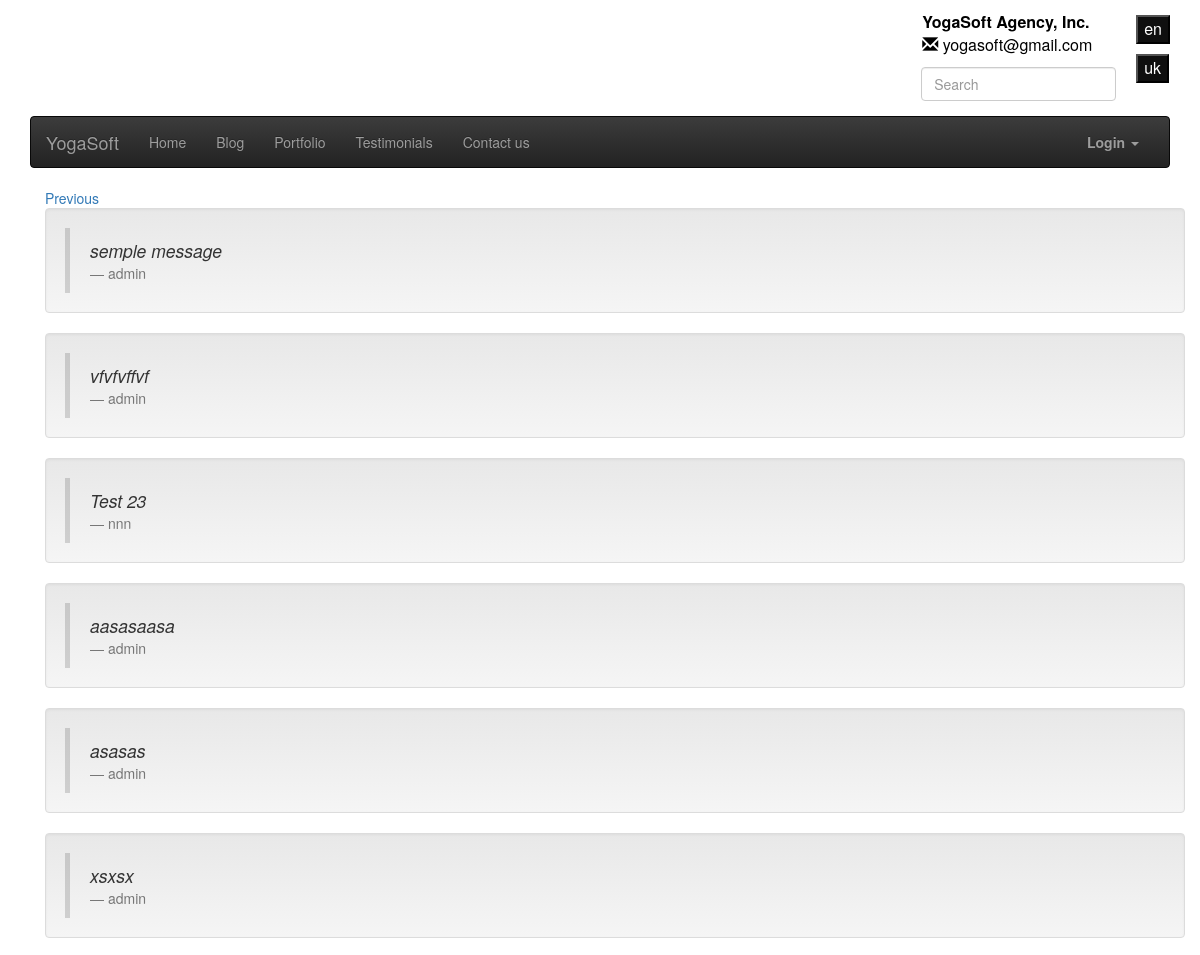
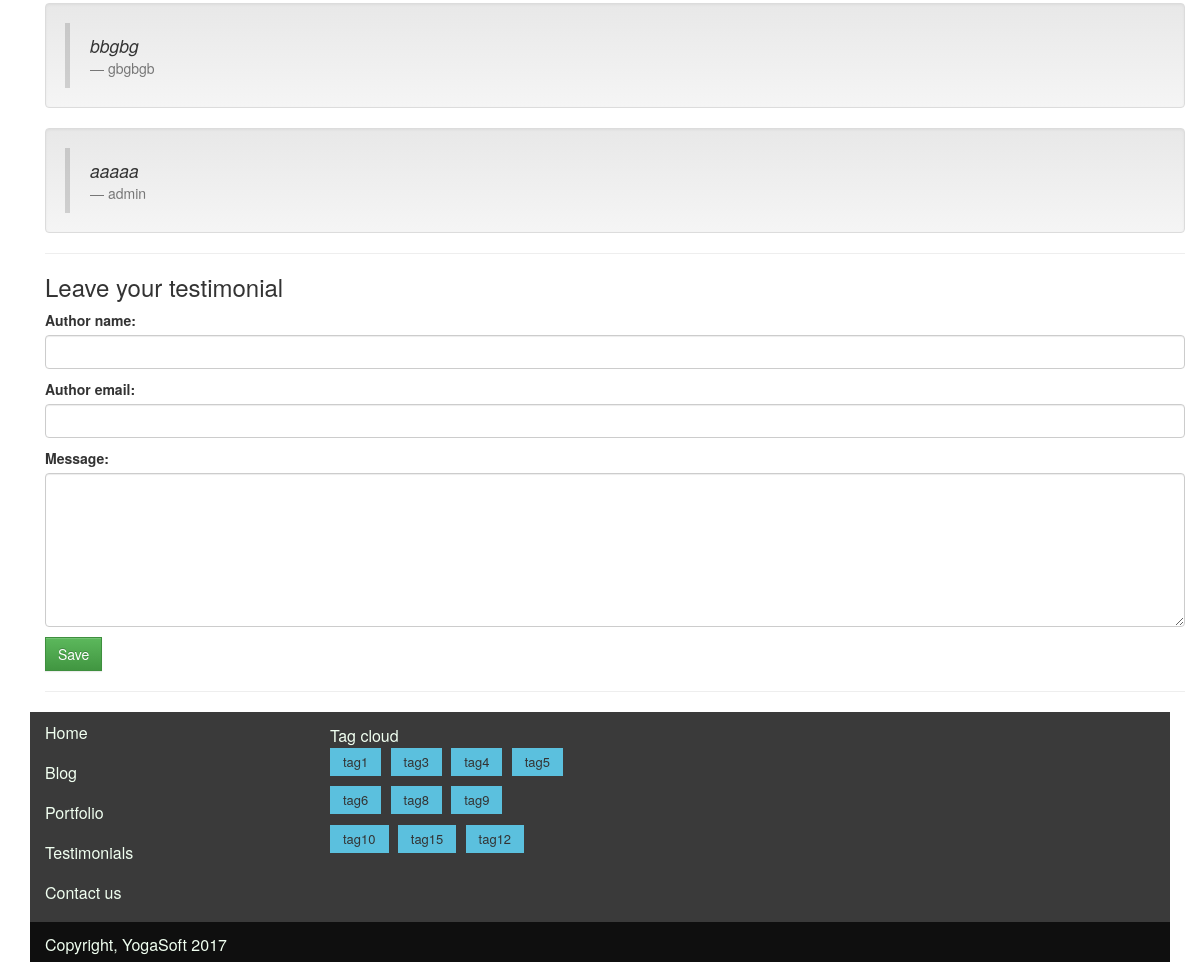
/app/testimonials/, run on the app's committed database (2 pictures, top to bottom).
### app/models.py (models this page shows)
class Testimonial(models.Model):
    author_name = models.CharField(max_length=100)
    author_email = models.EmailField()
    message = models.TextField()
    is_moderated = models.BooleanField(default=False)
    date = models.DateTimeField(auto_now_add=True)

class Tag(models.Model):
    name = models.CharField(max_length=50)
    def __str__(self):
        return self.name

### app/views.py (the view, shortened to what this page needs)
# urls.py: url(r'testimonials/$', views.Testimonials.as_view(), name="testimonials"),
class Testimonials(ListView):
    model = Testimonial
    template_name = "app/testimonials.html"
    paginate_by = TESTIMONIALS_ON_PAGE
    context_object_name = "testimonials"
    def get_queryset(self):
        return Testimonial.objects.filter(is_moderated=True).order_by('-date')

### app/templatetags/popular_tags.py (called while the page is built)
@register.inclusion_tag('app/tagcloud.html')
def popular_tags():
    context = list(Tag.objects.all())
    return {'tags': context}

### app/templates/app/testimonials.html (shortened to what this page needs)
{% extends 'base.html' %}
{% load i18n %}
{% block content %}
    <div class="container">
        {% if page_obj.has_next %}
        <a href="{% url 'app:testimonials' %}?page={{ page_obj.next_page_number }}">{% trans "Previous" %}</a>
        {% endif %}
        {% for tstm in testimonials %}
           <div class="well"> <blockquote style="margin-bottom: 0"><em>{{ tstm.message }}</em><footer>{{ tstm.author_name }}</footer></blockquote></div>
        {% endfor %}
        <hr>
        <h3>{% trans "Leave your testimonial" %}</h3>
        <form action="{% url 'app:testimonials' %}" method="POST" onsubmit="return confirm('Зберегти відгук?')">
            <p><label for="id_author_name">{% trans "Author name:" %}</label><input class="form-control" id="id_author_name" maxlength="100" name="author_name" type="text" required /></p>
            <p><label for="id_author_email">{% trans "Author email:" %}</label><input class="form-control" id="id_author_email" maxlength="254" name="author_email" type="text" required /></p>
            <p><label for="id_message">{% trans "Message:" %}</label><textarea class="form-control" cols="40" id="id_message" name="message" rows="7" required></textarea></p>
            <input type="submit" class="btn btn-success" value="{% trans "Save" %}" name="save">
        </form>
        <hr>
    </div>
{% endblock %}

### app/templates/app/tagcloud.html
<ul>
    {% for i in tags %}
        <li><a href="{% url 'app:blog_list_view_tag' tag=i %}">{{ i }}</a></li>
    {% endfor %}
</ul>

### app/static/css/styles.css (style rules this page uses)
html, body { height: 100%; }
.btn { border-radius: 0 !important; }
.tagcloud ul { margin: 0; padding: 0; list-style: none; }
.tagcloud ul li { display: inline-block; margin: 0 .3em .3em 0; padding: 0; }
.tagcloud ul li a { display: inline-block; max-width: 100px; height: 28px; line-height: 28px; padding: 0 1em; background-color: #5bc0de; white-space: nowrap; text-overflow: ellipsis; overflow: hidden; color: #333; font-size: 13px; text-decoration: none; -webkit-transition: .2s; transition: .2s; }
textarea { resize: vertical; }

### data on the page
Testimonial: message "semple message", author_name "admin"
Testimonial: message "vfvfvffvf", author_name "admin"
Testimonial: message "Test 23", author_name "nnn"
Testimonial: message "aasasaasa", author_name "admin"
Testimonial: message "asasas", author_name "admin"
Testimonial: message "xsxsx", author_name "admin"
Testimonial: message "bbgbg", author_name "gbgbgb"
Testimonial: message "aaaaa", author_name "admin"
Tag: name "tag1"
Tag: name "tag3"
Tag: name "tag4"
Tag: name "tag5"
Tag: name "tag6"
Tag: name "tag8"
Tag: name "tag9"
Tag: name "tag10"
Tag: name "tag15"
Tag: name "tag12"
